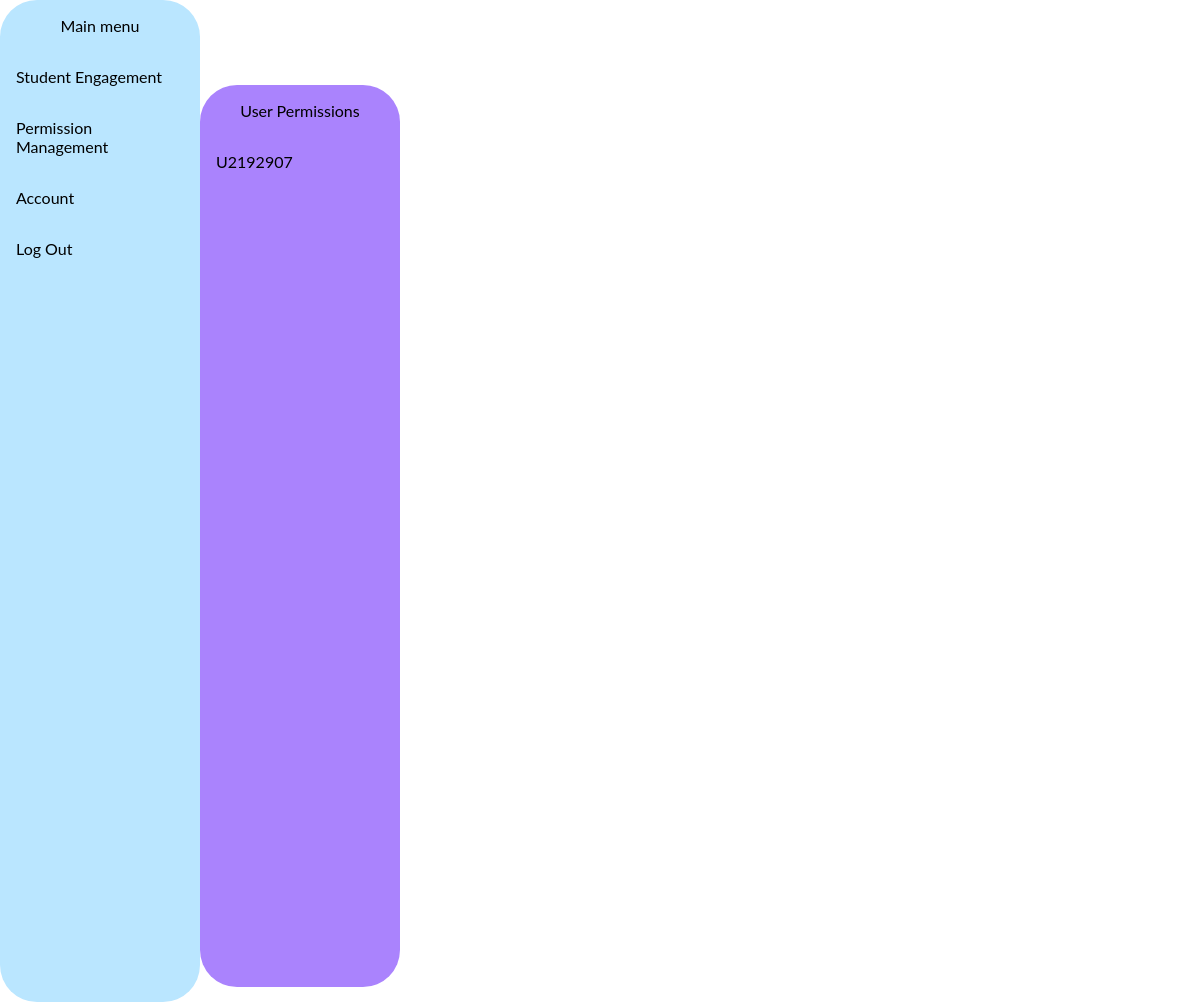
Before: /permission with the older database file.
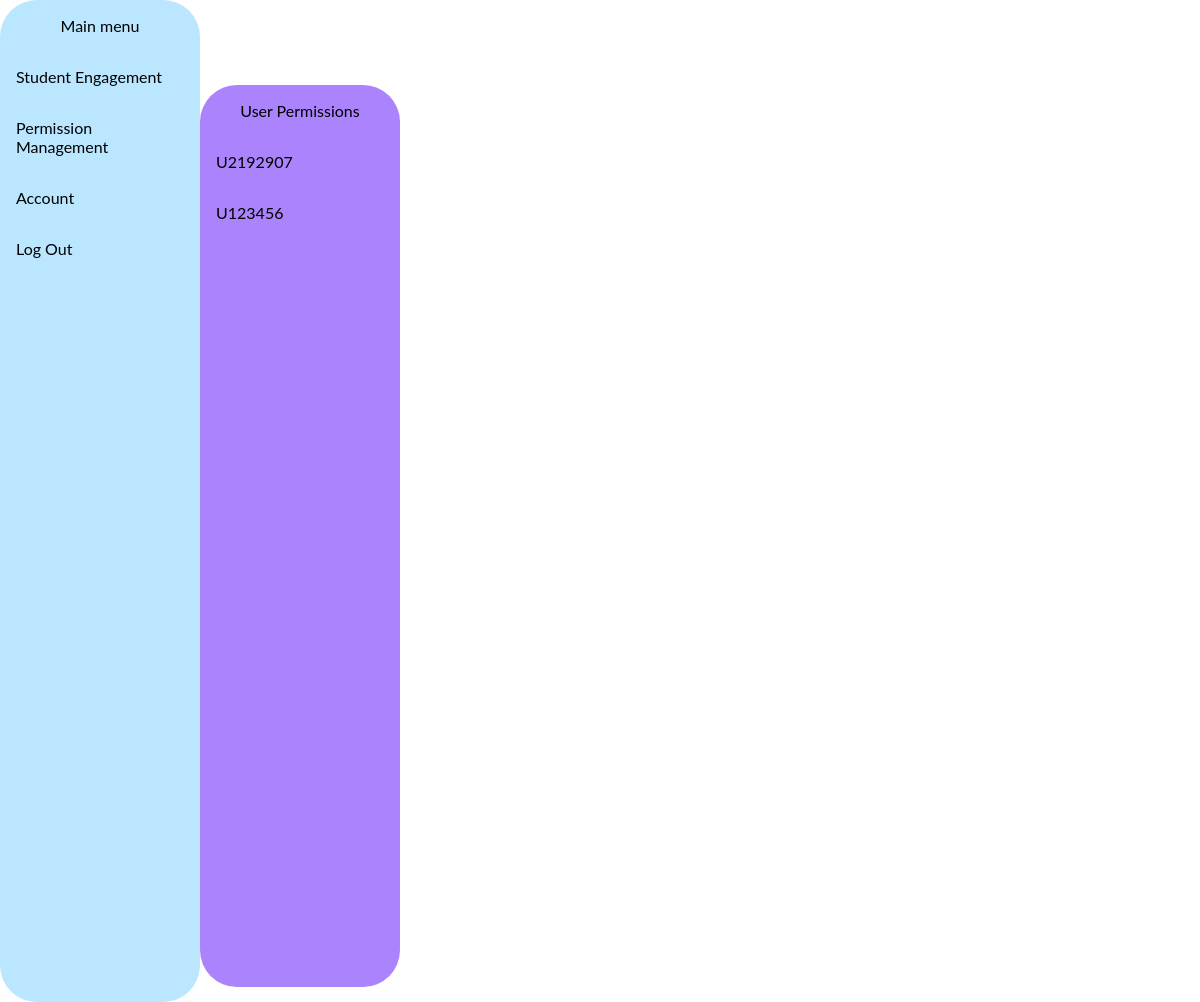
After: the same page with the newer database file.
### tables this page shows
CREATE TABLE users (
    username TEXT PRIMARY KEY,
    password TEXT NOT NULL,
    user_type TEXT CHECK(user_type IN ('admin', 'student'))
);

### main.py (the view)
@app.route('/permission', methods=['GET', 'POST'])
@app.route('/permission/<username>', methods=['GET', 'POST'])
def permission(username=None):
    if request.method == 'POST':
        flash('Permissions updated successfully', 'success')
        return redirect(url_for('permission'))
    users = Users.get_students()
    return render_template('permission.html', users=users, username=username)

### users.py (called while the page is built)
    @staticmethod
    def get_students():
        conn = sqlite3.connect('database.db')
        cursor = conn.cursor()
        cursor.execute("SELECT * FROM users WHERE user_type='student'")
        users = []
        for row in cursor.fetchall():
            user = Users(row[0], row[1], row[2])
            users.append(user)
        conn.close()
        return users

### templates/permission.html (shortened to what this page needs)
<!DOCTYPE html>
<html>
<head>
</head>
<body>
  <div class="sidebar1">
    <p><center>Main menu</center></p>
    <a href="{{ url_for('statistic')}}">Student Engagement</a>
    <a href="{{ url_for('permission')}}">Permission Management</a>
    <a href="{{ url_for('account')}}">Account</a>
    <a href="{{ url_for('logout')}}">Log Out</a>
  </div>
<div class="sidebar2">
  <p><center>User Permissions</center></p>
  {% for user in users %}
    <a href="{{ url_for('permission', username=user.username) }}">{{ user.username }}</a>
  {% endfor %}
</div>
<div class="content">
</div>

### templates/permission.html (style rules this page uses)
body { margin: 0; font-family: "Lato", sans-serif; }
.sidebar1 { margin: 0; width: 200px; position: fixed; height: 100%; overflow: auto; display: inline-block; white-space: normal; border-radius: 37px; background: #BAE6FF; }
.sidebar2 { margin-top:85px; width: 200px; position: fixed; height: 90%; overflow: auto; display: inline-block; white-space: normal; border-radius: 37px; background: #AA83FD; margin-left: 200px }
.sidebar1 a,.sidebar2 a { display: block; color: black; padding: 16px; text-decoration: none; }
div.content { margin-left: 400px; padding: 1px 16px; height: 1000px; }

Changed rows visible on the page:
added users: username "U123456"
